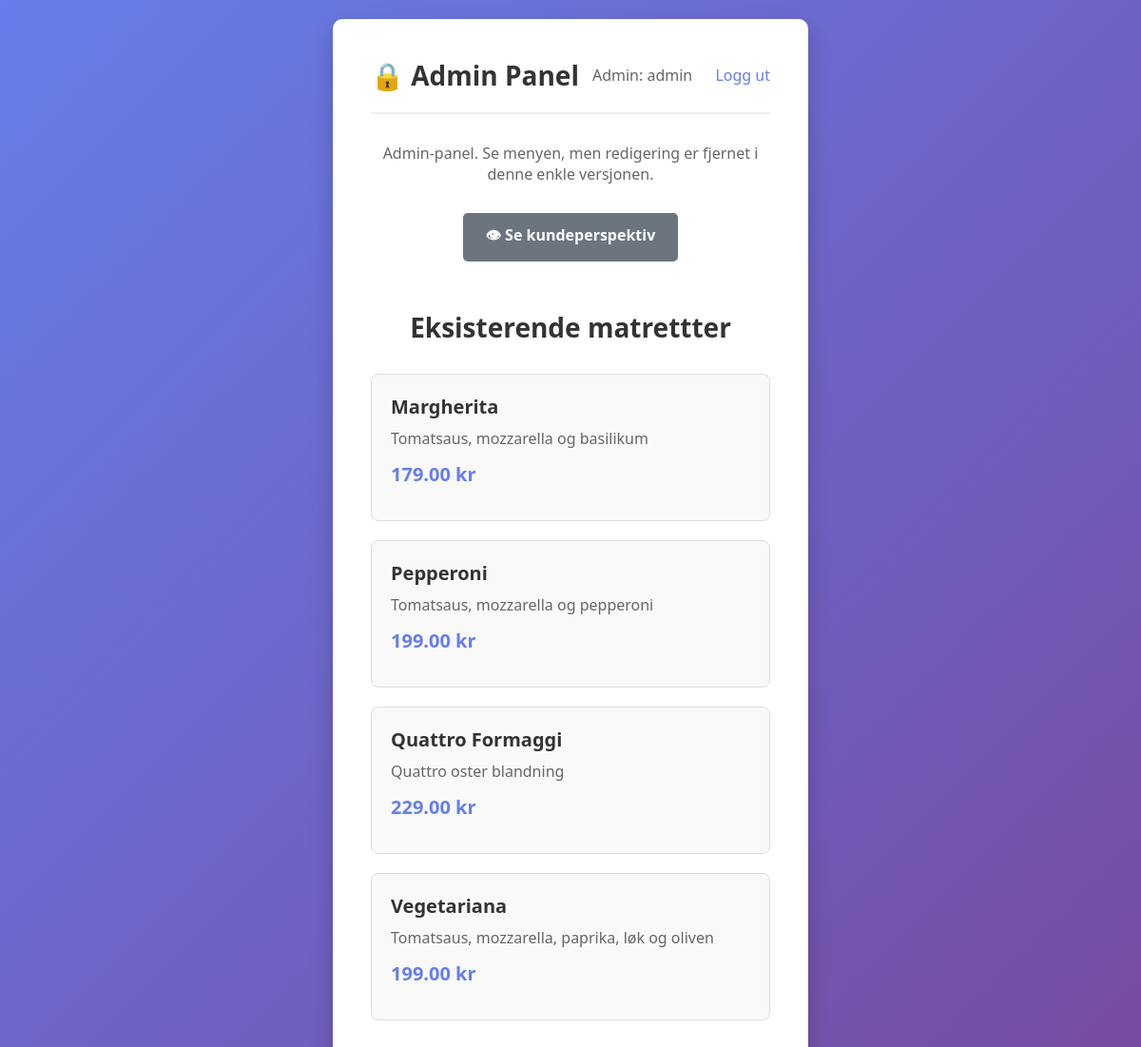
/admin (signed in), run on the app's committed database.
### tables this page shows
CREATE TABLE menu (id INTEGER PRIMARY KEY, name TEXT, description TEXT, price REAL);

### app.py (the view)
@app.route('/admin')
@login_required
def admin():
    if session.get('role') != 'admin':
        return redirect(url_for('menu'))
    with get_db() as conn:
        items = conn.execute('SELECT * FROM menu').fetchall()
    return render_template('admin.html', items=items)

### app.py (called while the page is built)
def get_db():
    os.makedirs('database', exist_ok=True)
    conn = sqlite3.connect(DATABASE)
    conn.row_factory = sqlite3.Row
    return conn

def login_required(f):
    @wraps(f)
    def wrap(*args, **kwargs):
        if 'username' not in session:
            return redirect(url_for('login'))
        return f(*args, **kwargs)
    return wrap

### app/templates/admin.html (shortened to what this page needs)
<!DOCTYPE html>
<html lang="no">
<head>
    <link rel="stylesheet" href="{{ url_for('static', filename='css/style.css') }}">
</head>
<body>
    <div class="container">
        <div class="header">
            <h1>🔒 Admin Panel</h1>
            <div>
                <span style="color: #666; margin-right: 20px;">Admin: {{ session.username }}</span>
                <a href="{{ url_for('logout') }}" class="logout-link">Logg ut</a>
            </div>
        </div>
        <div class="admin-controls">
            <p style="color: #666; margin-bottom: 20px;">Admin-panel. Se menyen, men redigering er fjernet i denne enkle versjonen.</p>
            <a href="{{ url_for('menu') }}" class="btn btn-secondary">👁 Se kundeperspektiv</a>
        </div>
        <h2 style="margin-top: 40px; margin-bottom: 30px;">Eksisterende matrettter</h2>
        <div class="menu-container">
            {% for item in items %}
                <div class="menu-item">
                    <h3>{{ item.name }}</h3>
                    <p>{{ item.description }}</p>
                    <div class="price">{{ "%.2f"|format(item.price) }} kr</div>
                </div>
            {% endfor %}
        </div>
    </div>
</body>
</html>

### app/static/css/style.css (style rules this page uses)
* { margin: 0; padding: 0; box-sizing: border-box; }
body { font-family: 'Segoe UI', Tahoma, Geneva, Verdana, sans-serif; background: linear-gradient(135deg, #667eea 0%, #764ba2 100%); min-height: 100vh; display: flex; justify-content: center; align-items: center; padding: 20px; }
.container { background: white; padding: 40px; border-radius: 10px; box-shadow: 0 10px 25px rgba(0, 0, 0, 0.2); max-width: 500px; width: 100%; }
h1, h2 { color: #333; margin-bottom: 30px; text-align: center; font-size: 28px; }
button, .btn { background: linear-gradient(135deg, #667eea 0%, #764ba2 100%); color: white; padding: 12px 24px; border: none; border-radius: 5px; font-size: 16px; font-weight: 600; cursor: pointer; transition: transform 0.2s, box-shadow 0.2s; text-decoration: none; display: inline-block; text-align: center; }
.btn-secondary { background: #6c757d; margin-left: 10px; }
.menu-container { display: grid; grid-template-columns: repeat(auto-fill, minmax(280px, 1fr)); gap: 20px; margin-top: 30px; }
.menu-item { background: #f9f9f9; border: 1px solid #ddd; padding: 20px; border-radius: 8px; transition: box-shadow 0.3s; }
.menu-item h3 { color: #333; margin-bottom: 8px; font-size: 20px; }
.menu-item p { color: #666; margin-bottom: 12px; line-height: 1.5; }
.menu-item .price { font-size: 20px; font-weight: bold; color: #667eea; margin-bottom: 15px; }
.header { display: flex; justify-content: space-between; align-items: center; margin-bottom: 30px; padding-bottom: 20px; border-bottom: 2px solid #eee; }
.header h1 { margin: 0; font-size: 28px; }
.header a { color: #667eea; text-decoration: none; font-weight: 500; }
.admin-controls { margin-bottom: 30px; text-align: center; }
.admin-controls .btn { margin: 10px 5px; }
.logout-link { color: #dc3545; text-decoration: none; }

### data on the page
menu: name "Margherita", description "Tomatsaus, mozzarella og basilikum", price "179.00"
menu: name "Pepperoni", description "Tomatsaus, mozzarella og pepperoni", price "199.00"
menu: name "Quattro Formaggi", description "Quattro oster blandning", price "229.00"
menu: name "Vegetariana", description "Tomatsaus, mozzarella, paprika, løk og oliven", price "199.00"

### other printed values
{{ session.username }} "admin"
